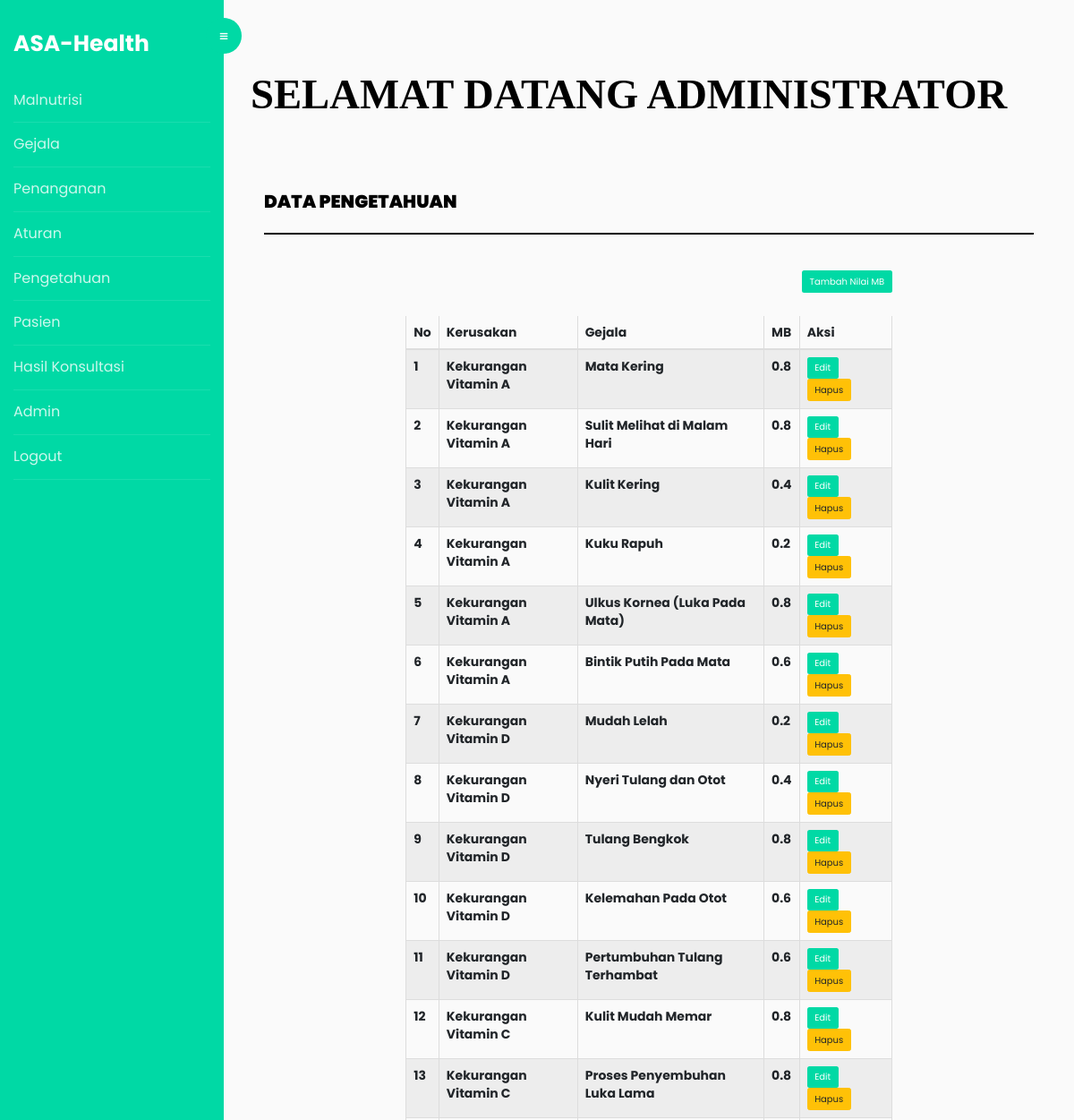
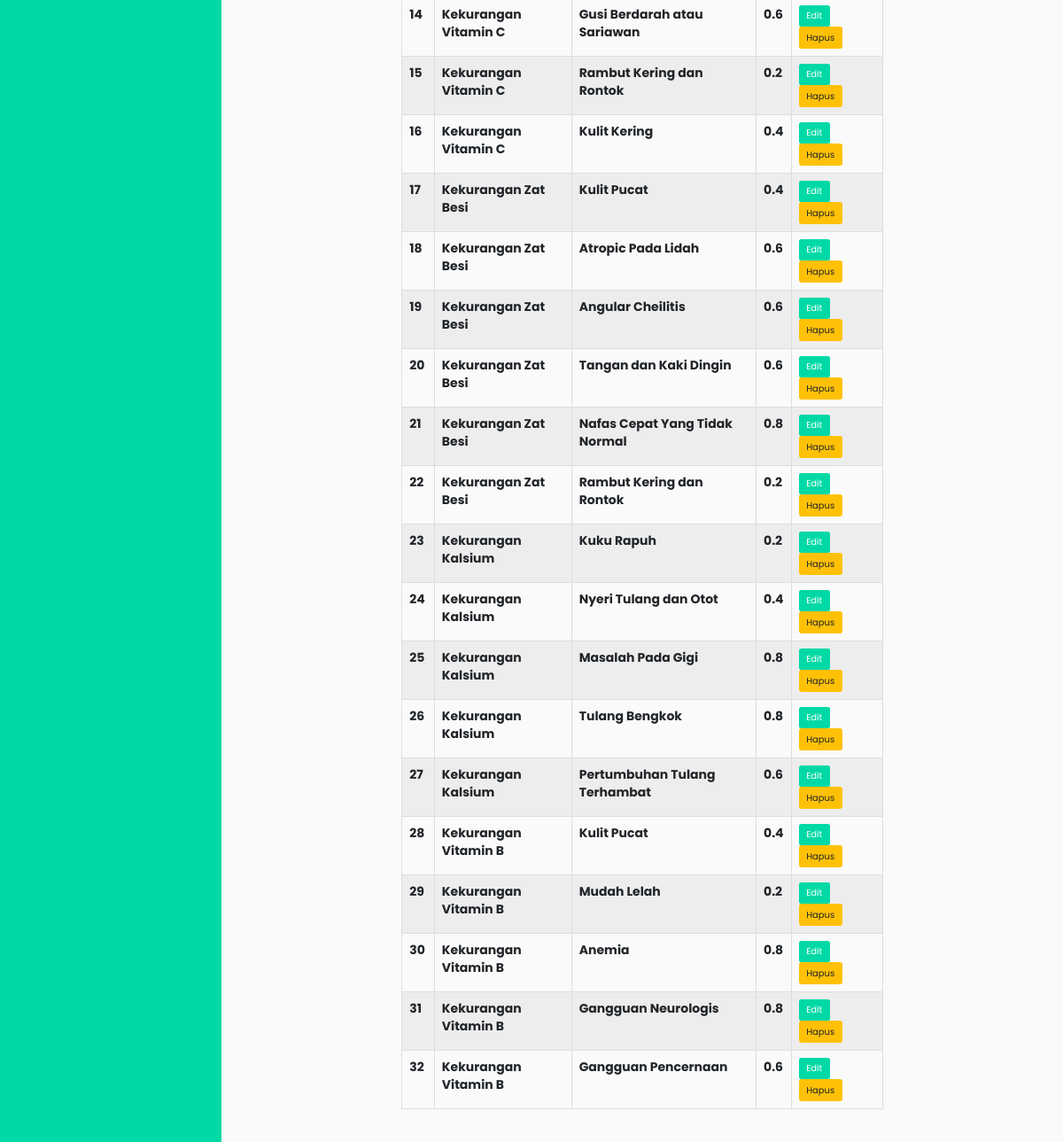
/home.php?page=nilaimbmd (signed in), run on the app's committed database (2 pictures, top to bottom).
### tables this page shows
CREATE TABLE `nilaipakar` (
  `id_nilai` int(11) NOT NULL,
  `id_kerusakan` int(11) NOT NULL,
  `id_gejala` int(11) NOT NULL,
  `mb` float NOT NULL
);

CREATE TABLE `kerusakan` (
  `id_kerusakan` int(11) NOT NULL,
  `kode` varchar(10) NOT NULL,
  `nama` text NOT NULL
);

CREATE TABLE `gejala` (
  `id_gejala` int(11) NOT NULL,
  `kode` varchar(10) NOT NULL,
  `nama_gejala` varchar(100) NOT NULL
);

### admin/nilaimbmd.php (the view)
<div class="content-wrapper">
       <div class="container">
           <div class="row">
               <div class="col-md-12">
                   <h4 class="page-head-line">DATA PENGETAHUAN</h4>
               </div>
           </div>
           <div class="col-md-8 col-md-offset-2">
           	<button type="button" onclick=window.location.href='?page=tambahnilaimbmd' class='btn' style="float:right;background-color: #00D9A5;color: white;">Tambah Nilai MB</button><br><br>
               <div class="table-responsive">
                   <table class="table table-striped table-bordered table-hover">
                       <thead>
                           <tr>
                               <th width="5%">No</th>
                               <th>Kerusakan</th>
                               <th>Gejala</th>
                               <th>MB</th>
                               <th width="19%">Aksi</th>
                           </tr>
                       </thead>
                       <tbody>
                       	<?php
                           include "koneksi.php";
                           $sql= mysqli_query($koneksi, "SELECT * FROM nilaipakar np,kerusakan k,gejala g where np.id_kerusakan=k.id_kerusakan and np.id_gejala=g.id_gejala");
                           $no=1;
                           while($row = mysqli_fetch_array($sql)){
                           ?>
                           <tr>
                               <td><?php echo $no; ?></td>
                               <td><?php echo $row['nama']; ?></td>
                               <td><?php echo $row['nama_gejala']; ?></td>
                               <td><?php echo $row['mb']; ?></td>
                               <td>
                               <a href="?page=editnilaimbmd&id_nilai=<?php echo $row['id_nilai'];?>" class='btn' style="background-color: #00D9A5;color: white;">Edit</a>
				  			<a onclick="return confirm ('Yakin Data ini Dihapus..?')" href="?page=deletenilaimbmd&id_nilai=<?php echo $row['id_nilai'];?>" class='btn btn-warning'>Hapus</a>
                               </td>
                           </tr>
                           <?php
						$no++;
						}
						?>
                       </tbody>
                   </table>
               </div>
           </div>
       </div>
   </div>

### assets/css/style.css (style rules this page uses)
body { font-family: 'Roboto', sans-serif; line-height: 30px; }
.content-wrapper { margin-top: 40px; min-height: 343px; padding-bottom: 60px; }
.page-head-line { font-weight: 900; padding-bottom: 20px; border-bottom: 2px solid #000000; text-transform: uppercase; color: #000000; font-size: 20px; margin-bottom: 40px; }
.btn { border-radius: 0px; -webkit-border-radius: 0px; -moz-border-radius: 0px; }

### data on the page
nilaipakar: id_kerusakan.nama "Kekurangan Vitamin A", id_gejala.nama_gejala "Mata Kering", mb "0.8"
nilaipakar: id_kerusakan.nama "Kekurangan Vitamin A", id_gejala.nama_gejala "Sulit Melihat di Malam Hari", mb "0.8"
nilaipakar: id_kerusakan.nama "Kekurangan Vitamin A", id_gejala.nama_gejala "Kulit Kering", mb "0.4"
nilaipakar: id_kerusakan.nama "Kekurangan Vitamin A", id_gejala.nama_gejala "Kuku Rapuh", mb "0.2"
nilaipakar: id_kerusakan.nama "Kekurangan Vitamin A", id_gejala.nama_gejala "Ulkus Kornea (Luka Pada Mata)", mb "0.8"
nilaipakar: id_kerusakan.nama "Kekurangan Vitamin A", id_gejala.nama_gejala "Bintik Putih Pada Mata", mb "0.6"
nilaipakar: id_kerusakan.nama "Kekurangan Vitamin D", id_gejala.nama_gejala "Mudah Lelah", mb "0.2"
nilaipakar: id_kerusakan.nama "Kekurangan Vitamin D", id_gejala.nama_gejala "Nyeri Tulang dan Otot", mb "0.4"
nilaipakar: id_kerusakan.nama "Kekurangan Vitamin D", id_gejala.nama_gejala "Tulang Bengkok", mb "0.8"
nilaipakar: id_kerusakan.nama "Kekurangan Vitamin D", id_gejala.nama_gejala "Kelemahan Pada Otot", mb "0.6"
nilaipakar: id_kerusakan.nama "Kekurangan Vitamin D", id_gejala.nama_gejala "Pertumbuhan Tulang Terhambat", mb "0.6"
nilaipakar: id_kerusakan.nama "Kekurangan Vitamin C", id_gejala.nama_gejala "Kulit Mudah Memar", mb "0.8"
nilaipakar: id_kerusakan.nama "Kekurangan Vitamin C", id_gejala.nama_gejala "Proses Penyembuhan Luka Lama", mb "0.8"
nilaipakar: id_kerusakan.nama "Kekurangan Vitamin C", id_gejala.nama_gejala "Gusi Berdarah atau Sariawan", mb "0.6"
nilaipakar: id_kerusakan.nama "Kekurangan Vitamin C", id_gejala.nama_gejala "Rambut Kering dan Rontok", mb "0.2"
nilaipakar: id_kerusakan.nama "Kekurangan Vitamin C", id_gejala.nama_gejala "Kulit Kering", mb "0.4"
nilaipakar: id_kerusakan.nama "Kekurangan Zat Besi", id_gejala.nama_gejala "Kulit Pucat", mb "0.4"
nilaipakar: id_kerusakan.nama "Kekurangan Zat Besi", id_gejala.nama_gejala "Atropic Pada Lidah", mb "0.6"
nilaipakar: id_kerusakan.nama "Kekurangan Zat Besi", id_gejala.nama_gejala "Angular Cheilitis", mb "0.6"
nilaipakar: id_kerusakan.nama "Kekurangan Zat Besi", id_gejala.nama_gejala "Tangan dan Kaki Dingin", mb "0.6"
nilaipakar: id_kerusakan.nama "Kekurangan Zat Besi", id_gejala.nama_gejala "Nafas Cepat Yang Tidak Normal", mb "0.8"
nilaipakar: id_kerusakan.nama "Kekurangan Zat Besi", id_gejala.nama_gejala "Rambut Kering dan Rontok", mb "0.2"
nilaipakar: id_kerusakan.nama "Kekurangan Kalsium", id_gejala.nama_gejala "Kuku Rapuh", mb "0.2"
nilaipakar: id_kerusakan.nama "Kekurangan Kalsium", id_gejala.nama_gejala "Nyeri Tulang dan Otot", mb "0.4"
nilaipakar: id_kerusakan.nama "Kekurangan Kalsium", id_gejala.nama_gejala "Masalah Pada Gigi", mb "0.8"
nilaipakar: id_kerusakan.nama "Kekurangan Kalsium", id_gejala.nama_gejala "Tulang Bengkok", mb "0.8"
nilaipakar: id_kerusakan.nama "Kekurangan Kalsium", id_gejala.nama_gejala "Pertumbuhan Tulang Terhambat", mb "0.6"
nilaipakar: id_kerusakan.nama "Kekurangan Vitamin B", id_gejala.nama_gejala "Kulit Pucat", mb "0.4"
nilaipakar: id_kerusakan.nama "Kekurangan Vitamin B", id_gejala.nama_gejala "Mudah Lelah", mb "0.2"
nilaipakar: id_kerusakan.nama "Kekurangan Vitamin B", id_gejala.nama_gejala "Anemia", mb "0.8"
nilaipakar: id_kerusakan.nama "Kekurangan Vitamin B", id_gejala.nama_gejala "Gangguan Neurologis", mb "0.8"
nilaipakar: id_kerusakan.nama "Kekurangan Vitamin B", id_gejala.nama_gejala "Gangguan Pencernaan", mb "0.6"

### other printed values
$nama_lengkap "ADMINISTRATOR"
